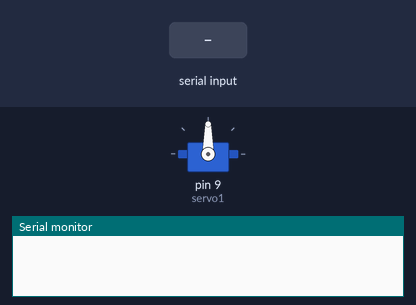
A sketch run on a simulated Arduino Uno, built with avr-gcc and run on an emulated ATmega328P. Parts: servo, the last lines printed to the serial monitor. Inputs (shaded band) come from the test bench.

Above: at 1.2 s.
1.3 s: "1" received over the second serial link
At 2.5 s:
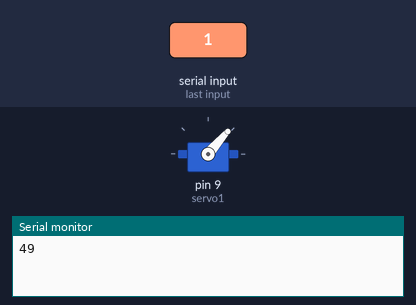
2.8 s: "0" received over the second serial link
At 3.9 s:
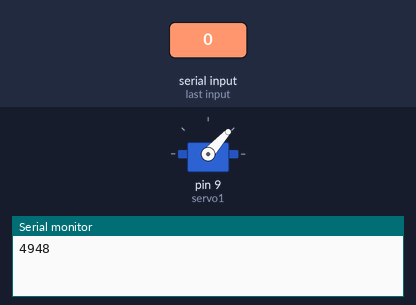
Timing chart, 0 to 5.8 s (numbered marks = the images above; inputs shaded):
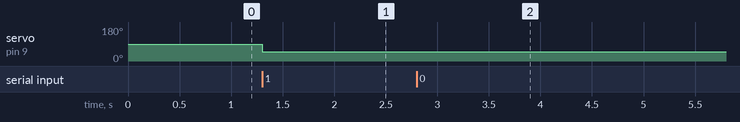

Measured:
- after the input at 1.3 s, servo on pin 9 (servo1): 90° → 49° at once
- after the input at 2.8 s, servo on pin 9 (servo1): 49° → 48° at once

The sketch:

Control_servo_Bluetooth.ino
```cpp
///////////////////////
//Angel Martinez
//Control servo Bluetooth
#include <SoftwareSerial.h>
#include <Servo.h>
SoftwareSerial BT1(0,1);
byte pos;
Servo servo1;
void setup(){

  Serial.begin(9600);
  BT1.begin(9600);
  servo1.attach(9);
}
void loop(){
if(BT1.available()){
  pos=BT1.read();
  Serial.print(pos);
  if(pos>9 && pos<171) servo1.write(pos);

}
}
```
